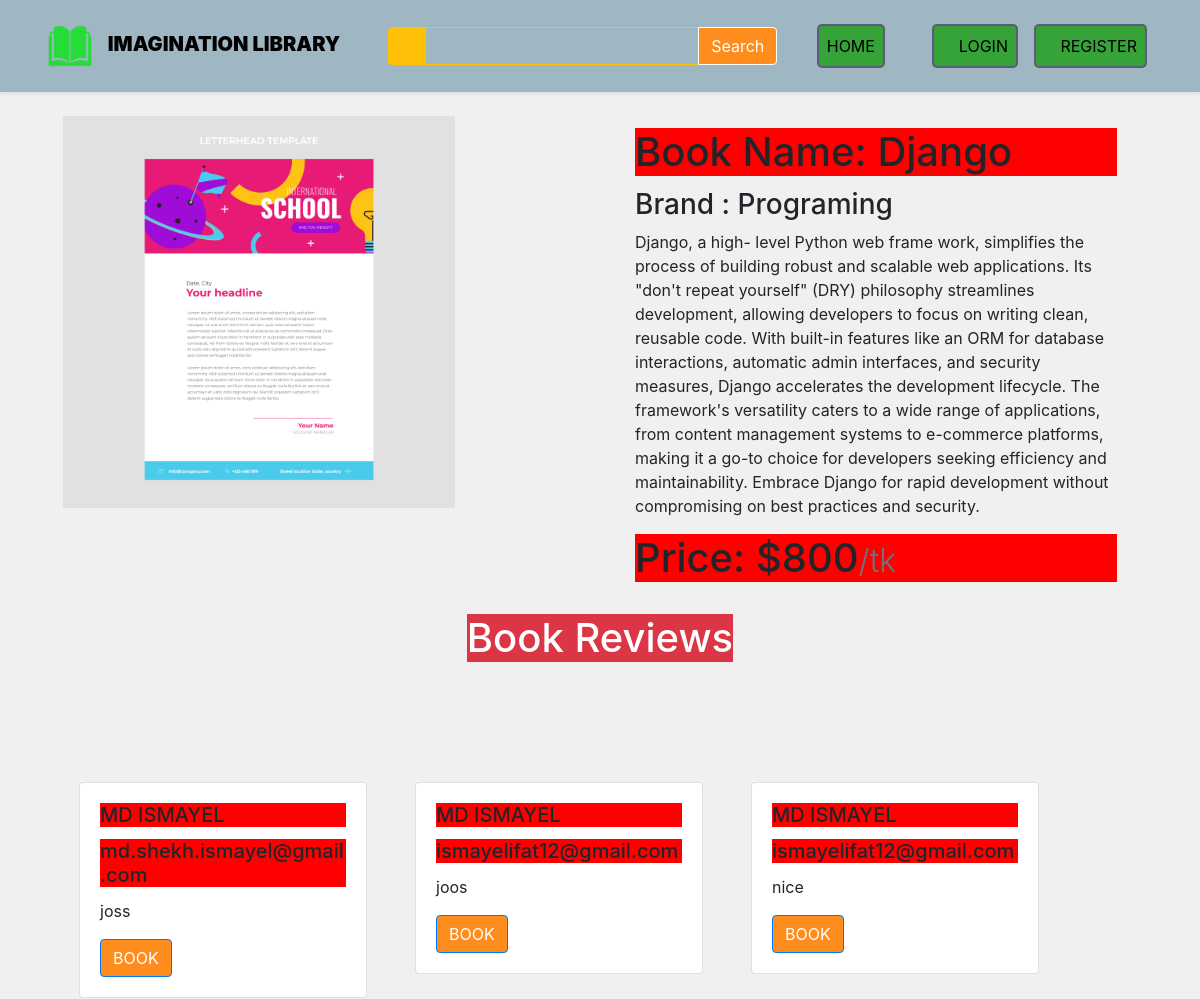
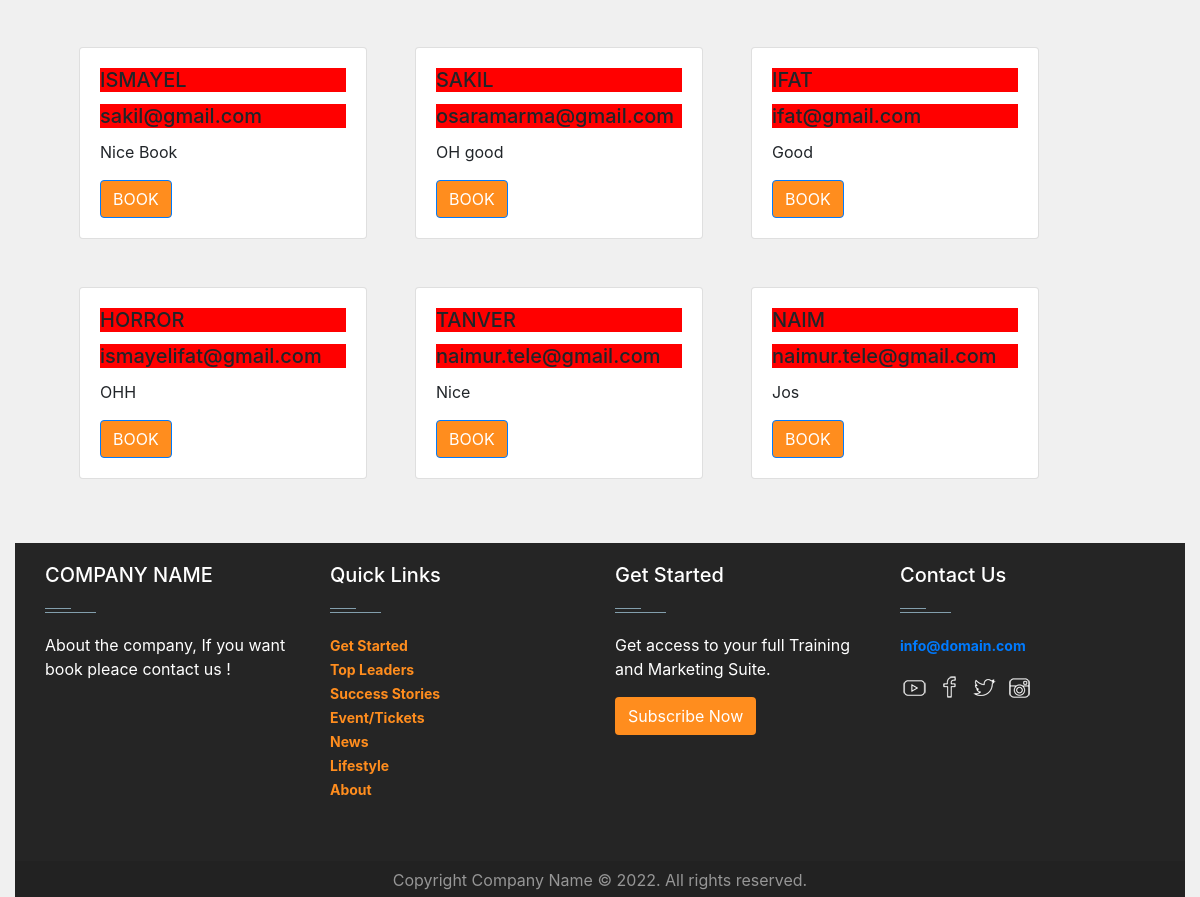
The page /details/details/1 on the database its author committed (2 pictures, top to bottom).
### bookposts/models.py (models this page shows, shortened)
class Post(models.Model):
    image = models.ImageField(upload_to='bookposts/media/uploads', blank=True, null=True)
    book_name = models.CharField(max_length=100)
    book_detail = models.TextField()
    book_price = models.IntegerField()
    category = models.ForeignKey(Cetagory, on_delete=models.CASCADE)

class Review(models.Model):
    post = models.ForeignKey(Post, on_delete=models.CASCADE, related_name='reviews')
    name = models.CharField(max_length=100)
    email = models.EmailField()
    body = models.TextField()

### category/models.py (models this page shows)
class Cetagory(models.Model):
    Name = models.CharField(max_length=100)
    def __str__(self):
        return self.Name

### bookposts/views.py (the view)
# urls.py: path('details/<int:id>', views.BookPostView.as_view(), name='detail_post'),
class BookPostView(DetailView):
    model = models.Post
    pk_url_kwarg = 'id'
    template_name = 'details.html'
    context_object_name = 'bookpost_app'
    def get_context_data(self, **kwargs):
        context = super().get_context_data(**kwargs)
        post =self.object
        reviews = post.reviews.all()
        review_form = forms.ReviewForm()
        context['reviews'] = reviews
        context['reviews_form'] = review_form
        return context

### bookposts/forms.py
class ReviewForm(forms.ModelForm):
    class Meta:
        model = Review
        fields = ['name', 'email', 'body']

### bookposts/templates/details.html (shortened to what this page needs)
{% extends 'base.html' %}
{% load crispy_forms_tags %}
{% block content %}
<div>
<div class=" d-flex flex-wrap px-5 pt-3 " style="background-color: None;">
  <div class="col-6 ">
    <img src="{{bookpost_app.image.url}}" class="card-img-top pt-2 w-75 m-auto" alt="..." />
  </div>
  <div class="col-6 ">
    <div class="card-body">
      <h1 class="card-title">Book Name: {{bookpost_app.book_name}}</h1>
      <h3 class="card-text">Brand : {{bookpost_app.category}}</h3>
      <p class="card-text">{{bookpost_app.book_detail}}</p>
      <h1 class="card-title pricing-card-title">Price: ${{bookpost_app.book_price}}<small class="text-muted fw-light">/tk</small></h1>
  </div>
  </div>
</div>
</div>
<div class="col-12">
  <div class="d-flex justify-content-center align-items-center">
  <h1 class="  text-bg-danger"><span>  Book Reviews</h1></span>
  </div>
<div class="col-12 p-3">
<div class="d-flex flex-wrap  pt-5 m-4">
{% for review in reviews %}
<div class="m-4">
<div class="card" style="width: 18rem;">
  <div class="card-body">
    <h5 class="card-title text-uppercase" >{{review.name}}</h5>
    <h5 class="card-title">{{review.email}}</h5>
    <p class="card-text">{{review.body}}</p>
    <a href="#" class="btn btn-primary text-uppercase">book</a>
  </div>
</div>
</div>
{% endfor %}
</div>
</div>
{% endblock %}

### templates/style.css (style rules this page uses)
a { font-size:14px; font-weight:700 }
.card-title { background-color: red; }

### templates/base.html (style rules this page uses)
body { background-color: #20948B; margin: 0; padding: 0; }
* { padding: 0; margin: 0; box-sizing: border-box; }
.btn { background-color: #ff8d1e; color:#fff; }

### bookposts/templates/details.html (style rules this page uses)
body { background-color: #f0f0f0; }
.card { transition: all 0.3s; }

### rows shown on the page
Post: image (picture), book_name "Django", category "Programing", book_detail "Django, a high- level Python web frame work, simplifies the process of building robust and scalable web applications. Its \"don't repeat yourself\" (DRY) philosophy streamlines development, allowing developers to focus on writing clean, reusable code. With built-in features like an ORM for database interactions, automatic admin interfaces, and security measures, Django accelerates the development lifecycle. The framework's versatility caters to a wide range of applications, from content management systems to e-commerce platforms, making it a go-to choice for developers seeking efficiency and maintainability. Embrace Django for rapid development without compromising on best practices and…", book_price "800"
Review: name "MD ISMAYEL", email "md.shekh.ismayel@gmail.com", body "joss"
Review: name "MD ISMAYEL", email "ismayelifat12@gmail.com", body "joos"
Review: name "MD ISMAYEL", email "ismayelifat12@gmail.com", body "nice"
Review: name "ISMAYEL", email "sakil@gmail.com", body "Nice Book"
Review: name "SAKIL", email "osaramarma@gmail.com", body "OH good"
Review: name "IFAT", email "ifat@gmail.com", body "Good"
Review: name "HORROR", email "ismayelifat@gmail.com", body "OHH"
Review: name "TANVER", email "naimur.tele@gmail.com", body "Nice"
Review: name "NAIM", email "naimur.tele@gmail.com", body "Jos"
